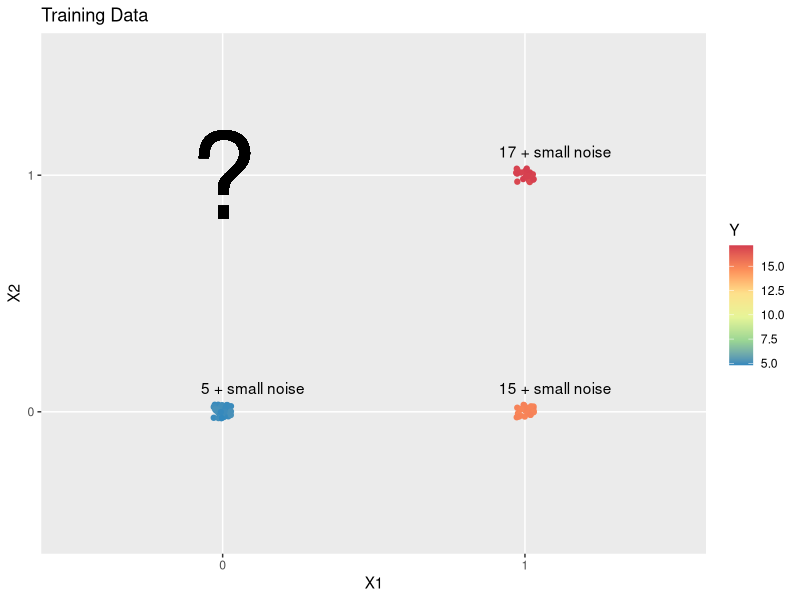
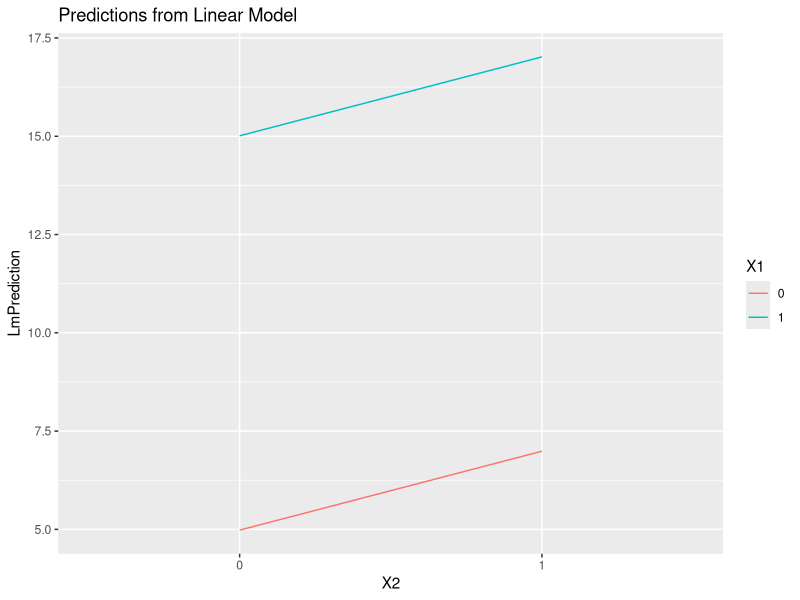
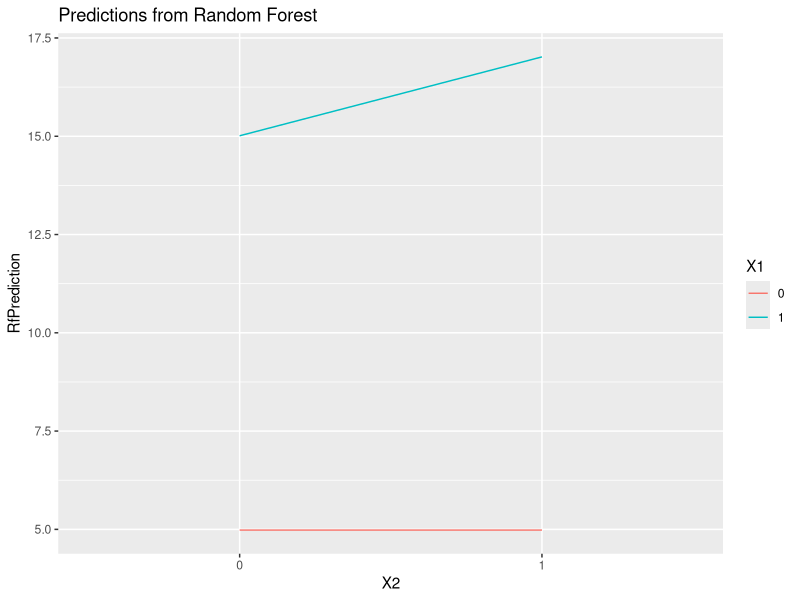

Here is the R script that generated these plots, in order:
## ---- chunk 1
library(ggplot2)
library(knitr)
library(dplyr)
ColorScale <- function(...) {
  return(scale_color_gradientn(colours = c('#3288bd','#99d594','#e6f598', '#fee08b', '#fc8d59', '#d53e4f'), na.value="lightgrey", ...))
}


nTrain <- 100
X1 <- sample(c(0, 1), size=nTrain, replace=TRUE)
X2 <- ifelse(X1 == 0, 0, sample(c(0, 1), size=nTrain, replace=TRUE))
train <- data.frame(X1, X2, stringsAsFactors=TRUE)
train$Y <-  5 + 10*X1 + 2*X2

uniques <- train %>% group_by(X1, X2) %>% summarise(Y = mean(Y), NumTrain = n())
train$Y <- train$Y + rnorm(n=nTrain, sd=.1)
uniques$Y <- sprintf("%d + small noise", uniques$Y)
uniquesWithQuestionMark <- rbind(uniques, data.frame(X1 = 0, X2 = 1, Y = "?", NumTrain = 0)) %>% rename("N Training Rows:" = NumTrain) %>% 
  data.frame(check.names=FALSE)

uniquesForLabelingPlot <- transform(uniques, X1 = X1 + 1.1, X2 = X2 + 1.1)

ggplot(train) + 
  geom_point(aes(x=factor(X1), y=factor(X2), color=Y), position=position_jitter(.03, .03)) + 
  geom_text(aes(x=factor(0), y=factor(1), label=I("?")), size=30) +
  geom_text(aes(x=X1, y=X2, label=Y), data=uniquesForLabelingPlot) +
  ColorScale() + 
  ggtitle("Training Data") + 
  xlab("X1") + ylab("X2")

## ---- chunk 2
library(xtable)
print(xtable(uniquesWithQuestionMark, digits=rep(0,5), align=rep("c", 5)), type="html", include.rownames=FALSE)
## ---- chunk 3
lmFit <- lm(Y ~ X1 + X2, data = train)
## ---- chunk 4
predictions <- expand.grid(X1 = 0:1,  X2 = 0:1)
predictions$LmPrediction <- predict(lmFit, predictions)

ggplot(predictions) + geom_line(aes(x=factor(X2), y=LmPrediction, color=factor(X1), group=X1)) +
  ggtitle("Predictions from Linear Model") + 
  xlab("X2") +
  scale_color_discrete(name = "X1")

## ---- chunk 5
library(randomForest)
## ---- chunk 6
rfFit <- randomForest(Y ~ X1 + X2, data = train, mtry=2)
## ---- chunk 7
predictions$RfPrediction <- predict(rfFit, predictions)
ggplot(predictions) + geom_line(aes(x=factor(X2), y=RfPrediction, color=factor(X1), group=X1)) +
  ggtitle("Predictions from Random Forest") + 
  xlab("X2") +
  scale_color_discrete(name = "X1")
## ---- chunk 8

# ?randomForest
# library(randomForest)
# rf <- randomForest(train, y = Y, mtry=2, ntree=1)
# 
# test$YHat <- predict(rf, test)
# test
# table(train)
# 
# 
# rf$forest$leftDaughter
# rf$forest$rightDaughter
# 

# Title: An Interaction or Not? Know Your Priors

# chart-- training data (colored by Y... or use numbers), question mark where we don't have any
# 
# Two reasonable possibilities are...:
# 
# I'll use this extreme example to probe a few types of models 
# 
# ## Random Forest
# 
# learns interaction
# 
# ## Linear regression (no interaction)
# 
# 
# ## Linear regression (with interaction)
# 
# ## BART

